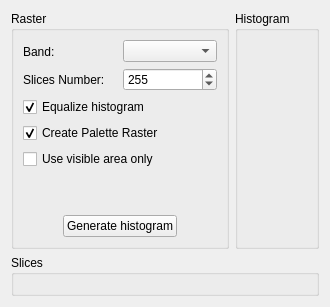
<?xml version="1.0" encoding="UTF-8"?>
<ui version="4.0">
 <class>RasterSlicingWizardPageForm</class>
 <widget class="QWizardPage" name="RasterSlicingWizardPageForm">
  <property name="geometry">
   <rect>
    <x>0</x>
    <y>0</y>
    <width>314</width>
    <height>304</height>
   </rect>
  </property>
  <property name="sizePolicy">
   <sizepolicy hsizetype="Minimum" vsizetype="Minimum">
    <horstretch>0</horstretch>
    <verstretch>0</verstretch>
   </sizepolicy>
  </property>
  <property name="windowTitle">
   <string>WizardPage</string>
  </property>
  <layout class="QGridLayout" name="gridLayout_5">
   <item row="0" column="0">
    <layout class="QVBoxLayout" name="verticalLayout_4">
     <item>
      <layout class="QHBoxLayout" name="horizontalLayout_2">
       <item>
        <widget class="QGroupBox" name="groupBox">
         <property name="sizePolicy">
          <sizepolicy hsizetype="Minimum" vsizetype="Minimum">
           <horstretch>0</horstretch>
           <verstretch>0</verstretch>
          </sizepolicy>
         </property>
         <property name="title">
          <string>Raster</string>
         </property>
         <layout class="QGridLayout" name="gridLayout_2">
          <item row="0" column="0">
           <layout class="QGridLayout" name="gridLayout">
            <property name="sizeConstraint">
             <enum>QLayout::SetMinimumSize</enum>
            </property>
            <item row="3" column="0">
             <layout class="QHBoxLayout" name="horizontalLayout_3">
              <item>
               <spacer name="horizontalSpacer_2">
                <property name="orientation">
                 <enum>Qt::Horizontal</enum>
                </property>
                <property name="sizeHint" stdset="0">
                 <size>
                  <width>40</width>
                  <height>20</height>
                 </size>
                </property>
               </spacer>
              </item>
              <item>
               <widget class="QPushButton" name="m_applyPushButton">
                <property name="text">
                 <string>Generate histogram</string>
                </property>
               </widget>
              </item>
              <item>
               <spacer name="horizontalSpacer_3">
                <property name="orientation">
                 <enum>Qt::Horizontal</enum>
                </property>
                <property name="sizeHint" stdset="0">
                 <size>
                  <width>40</width>
                  <height>20</height>
                 </size>
                </property>
               </spacer>
              </item>
             </layout>
            </item>
            <item row="1" column="0">
             <layout class="QVBoxLayout" name="verticalLayout_3">
              <item>
               <widget class="QCheckBox" name="m_equalizeHistogramCheckBox">
                <property name="toolTip">
                 <string>If checked, the input raster will historgram will be equalized before the slicing process</string>
                </property>
                <property name="text">
                 <string>Equalize histogram</string>
                </property>
                <property name="checked">
                 <bool>true</bool>
                </property>
               </widget>
              </item>
              <item>
               <widget class="QCheckBox" name="m_createPaletteRasterCheckBox">
                <property name="toolTip">
                 <string>If checked, a paletted raster will be created instead of a multi-band raster</string>
                </property>
                <property name="text">
                 <string>Create Palette Raster</string>
                </property>
                <property name="checked">
                 <bool>true</bool>
                </property>
               </widget>
              </item>
              <item>
               <widget class="QCheckBox" name="m_visibleAreaCheckBox">
                <property name="text">
                 <string>Use visible area only</string>
                </property>
               </widget>
              </item>
             </layout>
            </item>
            <item row="0" column="0">
             <layout class="QHBoxLayout" name="horizontalLayout">
              <item>
               <layout class="QVBoxLayout" name="verticalLayout_2">
                <item>
                 <widget class="QLabel" name="m_bandLabel">
                  <property name="text">
                   <string>Band:</string>
                  </property>
                  <property name="alignment">
                   <set>Qt::AlignLeading|Qt::AlignLeft|Qt::AlignVCenter</set>
                  </property>
                 </widget>
                </item>
                <item>
                 <widget class="QLabel" name="m_slicesNumberLabel">
                  <property name="text">
                   <string>Slices Number:</string>
                  </property>
                  <property name="alignment">
                   <set>Qt::AlignLeading|Qt::AlignLeft|Qt::AlignVCenter</set>
                  </property>
                 </widget>
                </item>
               </layout>
              </item>
              <item>
               <layout class="QVBoxLayout" name="verticalLayout">
                <item>
                 <widget class="QComboBox" name="m_bandComboBox">
                  <property name="toolTip">
                   <string>Input raster band</string>
                  </property>
                 </widget>
                </item>
                <item>
                 <widget class="QSpinBox" name="m_slicesNumberSpinBox">
                  <property name="toolTip">
                   <string>The number of histogram slices to create</string>
                  </property>
                  <property name="minimum">
                   <number>2</number>
                  </property>
                  <property name="maximum">
                   <number>16777216</number>
                  </property>
                  <property name="value">
                   <number>255</number>
                  </property>
                 </widget>
                </item>
               </layout>
              </item>
             </layout>
            </item>
            <item row="2" column="0">
             <spacer name="verticalSpacer">
              <property name="orientation">
               <enum>Qt::Vertical</enum>
              </property>
              <property name="sizeHint" stdset="0">
               <size>
                <width>20</width>
                <height>40</height>
               </size>
              </property>
             </spacer>
            </item>
           </layout>
          </item>
         </layout>
         <zorder></zorder>
        </widget>
       </item>
       <item>
        <widget class="QGroupBox" name="m_histogramGroupBox">
         <property name="sizePolicy">
          <sizepolicy hsizetype="Expanding" vsizetype="Minimum">
           <horstretch>0</horstretch>
           <verstretch>0</verstretch>
          </sizepolicy>
         </property>
         <property name="title">
          <string>Histogram</string>
         </property>
         <layout class="QGridLayout" name="gridLayout_3">
          <item row="0" column="0">
           <widget class="QWidget" name="m_histWidget" native="true"/>
          </item>
         </layout>
        </widget>
       </item>
      </layout>
     </item>
     <item>
      <widget class="QGroupBox" name="groupBox_2">
       <property name="title">
        <string>Slices</string>
       </property>
       <layout class="QGridLayout" name="gridLayout_4">
        <item row="0" column="0">
         <widget class="QWidget" name="m_slicesWidget" native="true"/>
        </item>
       </layout>
      </widget>
     </item>
    </layout>
   </item>
  </layout>
 </widget>
 <resources/>
 <connections/>
</ui>
